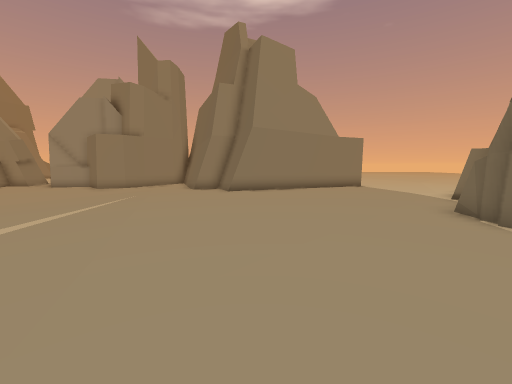
view 1 (above)

24 first-person views from a walk through a 3-D level made in the Unity game engine. The camera is 1.2 m above the floor, tilts 6° down and sees 90° across. The floor is counted in squares, 1 m on a side. Each view is taken from the middle of a square. On the plan, view 1 faces up. The plan holds only what a view shows up to about 12 squares ahead; the rest is blank. The place goes on beyond the plan. The player character is not drawn. Some animated figures are not drawn. Some surface patterns are stand-ins.

view 2
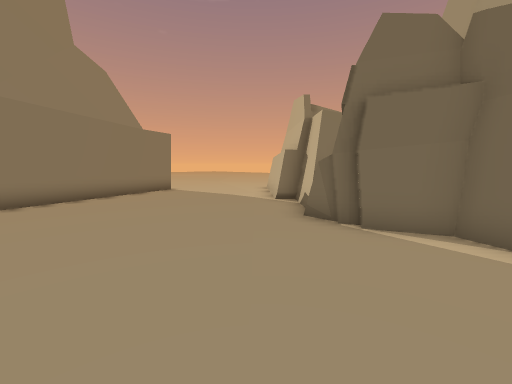

view 3
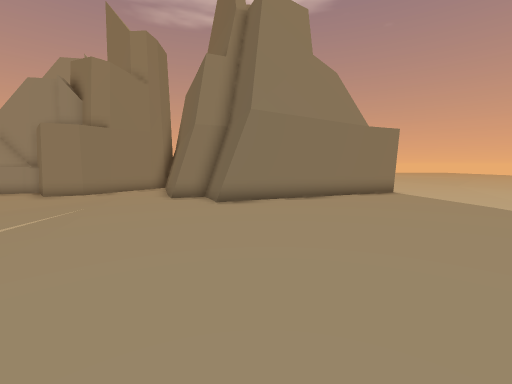

view 4
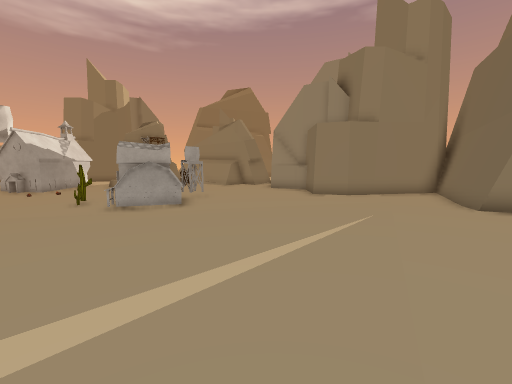

view 5
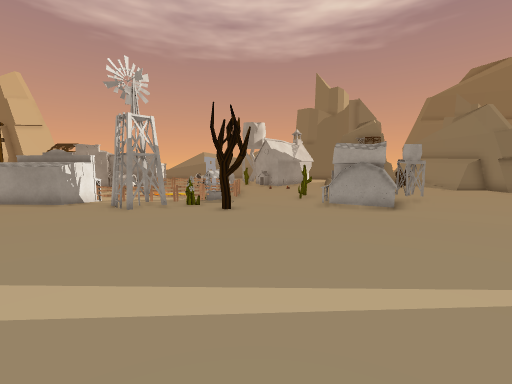

view 6
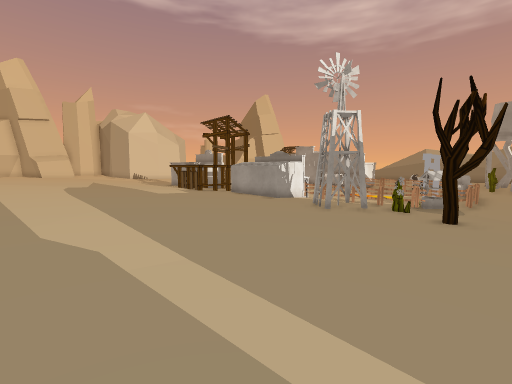

view 7
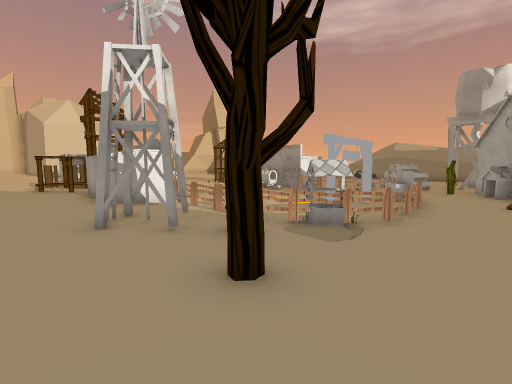

view 8
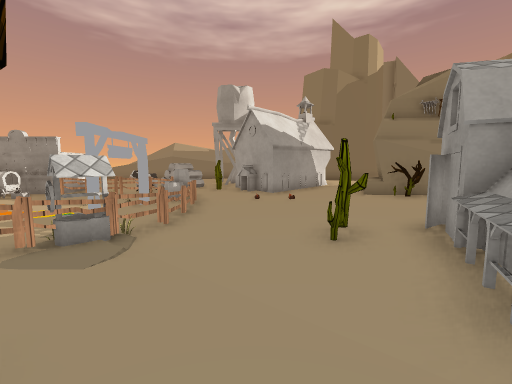

view 9
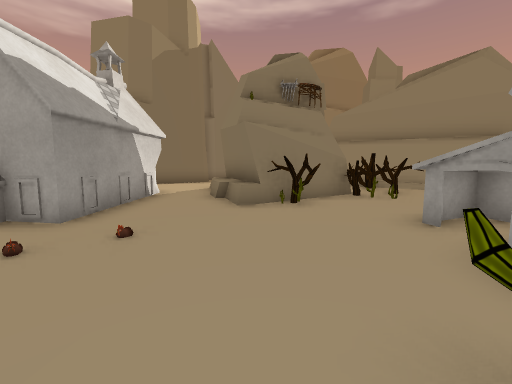

view 10
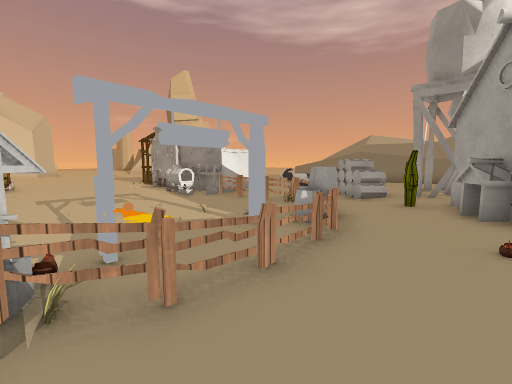

view 11
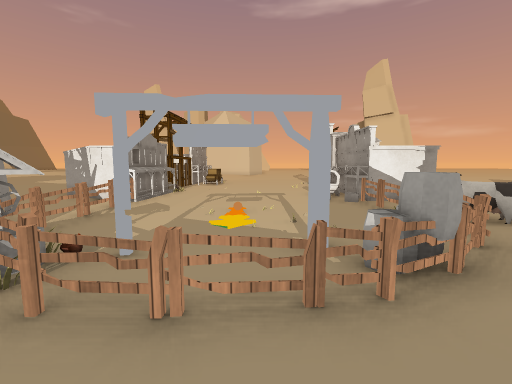

view 12
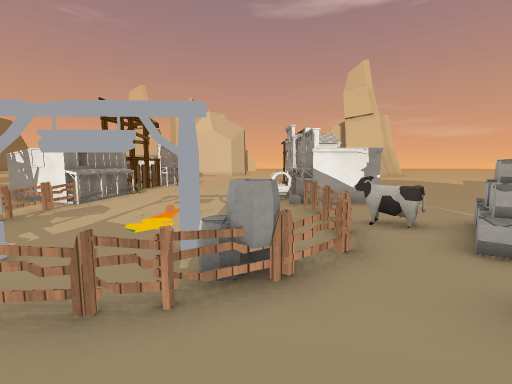

view 13
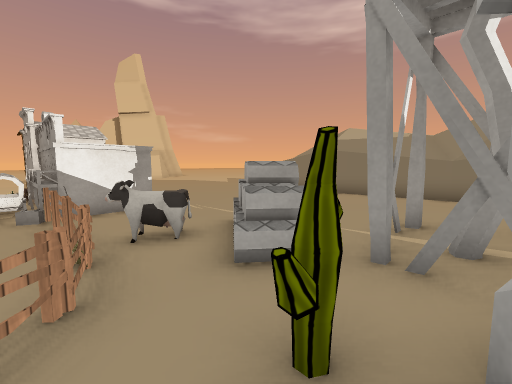

view 14
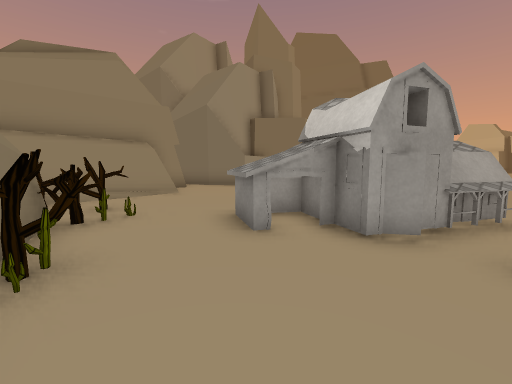

view 15
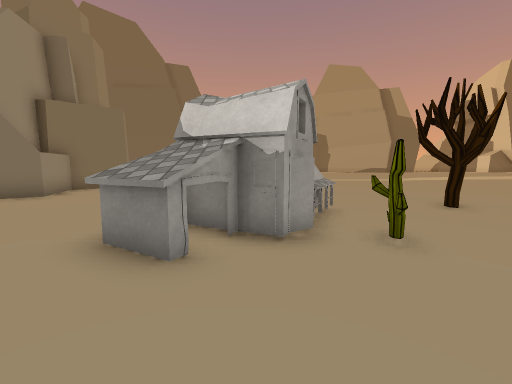

view 16
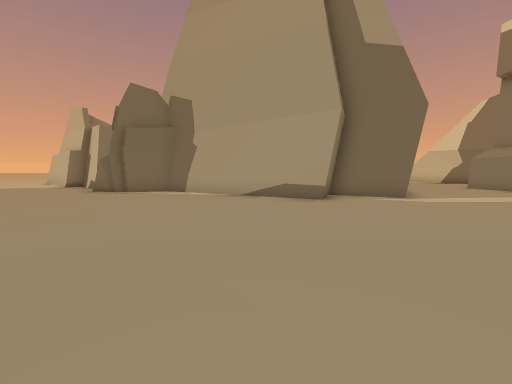

view 17
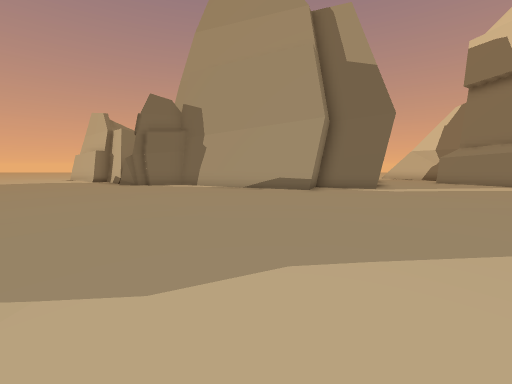

view 18
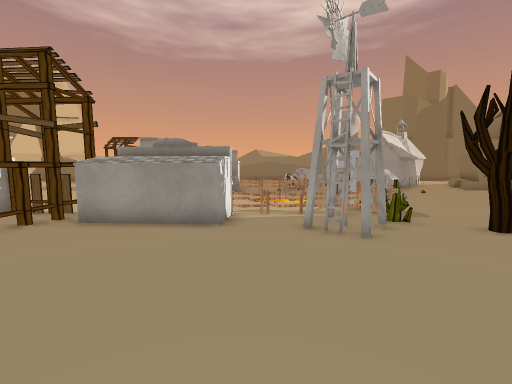

view 19
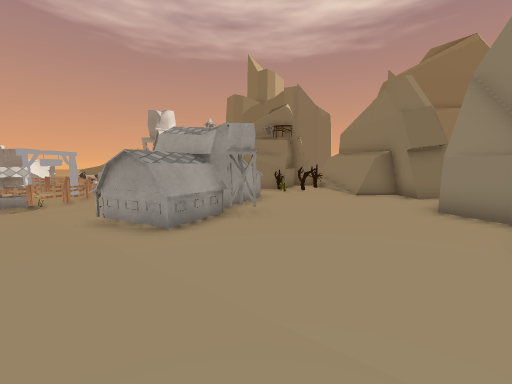

view 20
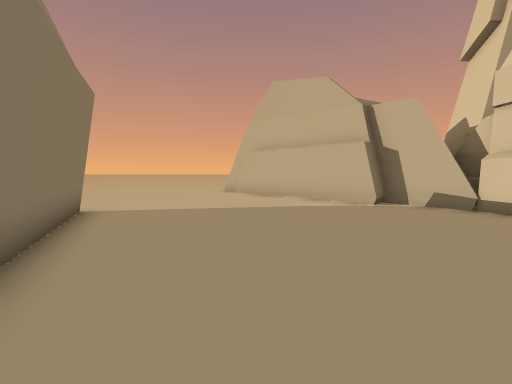

view 21
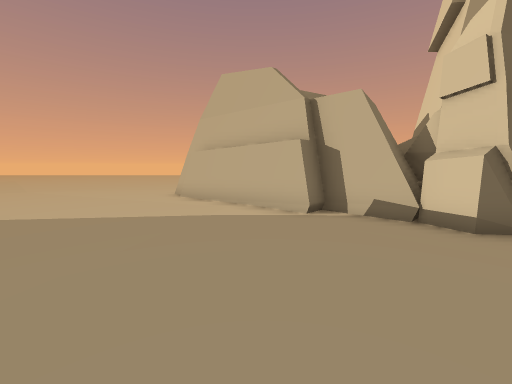

view 22
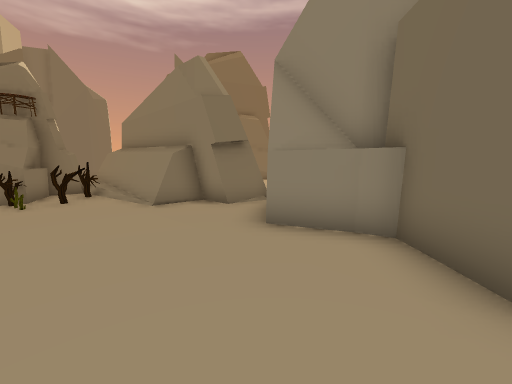

view 23
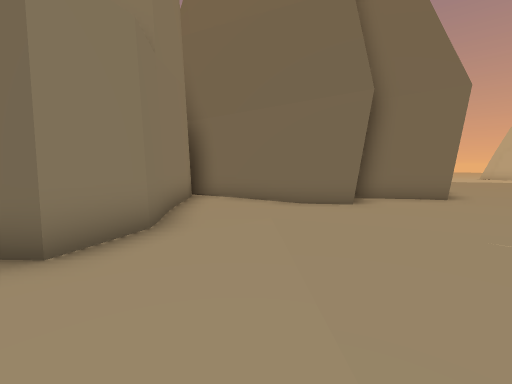

view 24
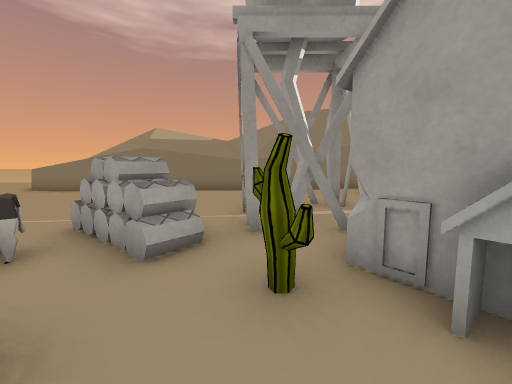

### Floor plan
Key: @ floor where view 1 was taken; # wall or solid block; . main floor; - floor 0.25 m lower than the main floor; _ floor 0.5 m lower than the main floor; < floor 0.75 m lower than the main floor; / step, stairs or slope; = window, fence, low wall or low ledge; ^ raised ledge; B barn; C cactus; T tree; W windmill; F fence; E well; G gate; A barrel; N wagon; H hay bale; U house; O other object.
Columns run from 34 left of view 1 to 10 right of it. Each row starts with its distance up from view 1.
 17            ^^^^####-##^####---#         ##---
 16            =====##------##----###     ###---.
 15            OOTTT---------------###  ###--....
 14             #OT------------------####-.......
 13              OOC-------------------..........
 12       #-- O OT__BB__O_____--------..........#
 11       #---OOOC__BBBBB_____-------..........##
 10         -O_______BBBOOO___------..........##
  9          O________#BOO____-----..........##
  8  #        O______CCOOO____-----..........##
  7  # ---     O_/____C_______-----.........###
  6  # ---OOO #O_/_<<<<<<_____-----........OOO##
  5  #   -OOOOO___<<<<<<<_____-----........O#  #
  4  #_---OOOCC__FFFF<<<TT____-----........O#
  3  =_--___H__FAA<<<FE<<_____-----........##
  2   _-___HH_F<AGGGGEFCC_____----.........#
  1   __   HHOF< <<<<<F<WW___-----........##
  0       ___OF<<<<<<<F<WWW__-----....@...##
 -1      __<<<F<<<<<<<F<_W__------.......##
 -2 #  ___<<<<F<<<<<<<F<____-----........##
 -3 = __<<< OOF<<<<<<<OOOO__-----.........##
 -4 #__<<<<   O<<<<<<<OOO__------.........#
 -5 #__<<<    ON<<<<<<OOO__------.. ......#
 -6 =_<<<     ON<<<<<< OO__-----...  ......
 -7 __        O   <<<< OO__- ---...   .......
 -8           #   <<<< OOOO-  --...    .......
 -9           U    <<<O OO     -...     ......

Positions as (right, up) in squares from view 1, and headings:
1: (0, 0), facing up
2: (0, 3), facing up-right
3: (0, 4), facing up
4: (-3, 5), facing up-left
5: (-3, 5), facing left
6: (-4, 5), facing down-left
7: (-11, 6), facing down-left
8: (-12, 6), facing left
9: (-17, 6), facing up-left
10: (-17, 6), facing down-left
11: (-20, 6), facing down
12: (-22, 6), facing down
13: (-23, 5), facing down-left
14: (-21, 8), facing up-right
15: (-21, 10), facing right
16: (-5, 0), facing right
17: (-7, 0), facing right
18: (-7, -2), facing left
19: (-7, 12), facing left
20: (0, 12), facing right
21: (1, 10), facing right
22: (-10, 13), facing up-left
23: (-10, 12), facing up-right
24: (-22, 4), facing left
